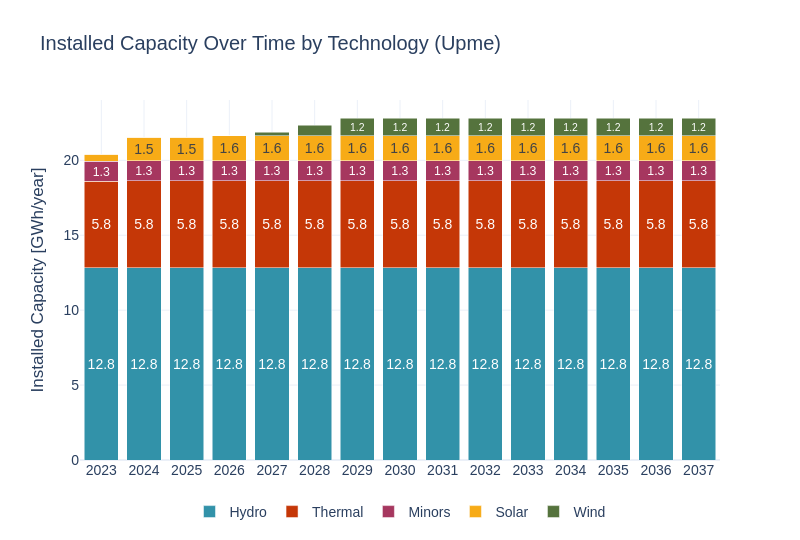

The cell this chart's notebook holds for it:
### Code cell
cap_inst_upme = pd.read_csv('../../../data/UPME/scenarios/0_upme.csv')
all_techs  = cap_inst_upme["gen_tech"].unique()

full_index = pd.MultiIndex.from_product([range(years[0], years[1] + 1), all_techs], names=["year", "gen_tech"])
all_combinations = pd.DataFrame(index=full_index).reset_index()

cap_inst_upme = pd.merge(all_combinations, cap_inst_upme, on=["year", "gen_tech"], how="left")
cap_inst_upme["BuildGen"] = cap_inst_upme["BuildGen"].fillna(0)

cap_inst_upme["BuildGen"] = cap_inst_upme.groupby("gen_tech")["BuildGen"].cumsum()
cap_inst_upme["BuildGen"] = cap_inst_upme["BuildGen"] / 1000
sw.scenarios.dispatched_generation(cap_inst_upme, 'Installed Capacity', 'GWh', 'year', 'BuildGen', 'gen_tech', scenario_name, 'Upme', 1)
#cap_inst_upme.to_csv('./11_upme.csv')

### Figure 1 — Plotly figure (JSON) as saved in the notebook; plotly's stock layout.template omitted (floating-point values rounded to 4 significant figures)
{"data": [{"alignmentgroup": "True", "hovertemplate": "gen_tech=Hydro<br>Year=%{x}<br>Dispatched Generation (MW)=%{y}<br>text=%{text}<extra></extra>", "insidetextanchor": "middle", "legendgroup": "Hydro", "marker": {"color": "#3292A9", "pattern": {"shape": ""}}, "name": "Hydro", "offsetgroup": "Hydro", "orientation": "v", "showlegend": true, "text": ["12.84", "12.84", "12.84", "12.84", "12.84", "12.84", "12.84", "12.84", "12.84", "12.84", "12.84", "12.84", "12.84", "12.84", "12.84"], "textangle": 0, "textposition": "inside", "texttemplate": "%{text:.1f}", "type": "bar", "x": [2023, 2024, 2025, 2026, 2027, 2028, 2029, 2030, 2031, 2032, 2033, 2034, 2035, 2036, 2037], "xaxis": "x", "y": [12.84, 12.84, 12.84, 12.84, 12.84, 12.84, 12.84, 12.84, 12.84, 12.84, 12.84, 12.84, 12.84, 12.84, 12.84], "yaxis": "y"}, {"alignmentgroup": "True", "hovertemplate": "gen_tech=Thermal<br>Year=%{x}<br>Dispatched Generation (MW)=%{y}<br>text=%{text}<extra></extra>", "insidetextanchor": "middle", "legendgroup": "Thermal", "marker": {"color": "#C53707", "pattern": {"shape": ""}}, "name": "Thermal", "offsetgroup": "Thermal", "orientation": "v", "showlegend": true, "text": ["5.76", "5.81", "5.81", "5.81", "5.81", "5.81", "5.81", "5.81", "5.81", "5.81", "5.81", "5.81", "5.81", "5.81", "5.81"], "textangle": 0, "textposition": "inside", "texttemplate": "%{text:.1f}", "type": "bar", "x": [2023, 2024, 2025, 2026, 2027, 2028, 2029, 2030, 2031, 2032, 2033, 2034, 2035, 2036, 2037], "xaxis": "x", "y": [5.764, 5.806, 5.806, 5.806, 5.806, 5.806, 5.806, 5.806, 5.806, 5.806, 5.806, 5.806, 5.806, 5.806, 5.806], "yaxis": "y"}, {"alignmentgroup": "True", "hovertemplate": "gen_tech=Minors<br>Year=%{x}<br>Dispatched Generation (MW)=%{y}<br>text=%{text}<extra></extra>", "insidetextanchor": "middle", "legendgroup": "Minors", "marker": {"color": "#A6375F", "pattern": {"shape": ""}}, "name": "Minors", "offsetgroup": "Minors", "orientation": "v", "showlegend": true, "text": ["1.34", "1.34", "1.34", "1.34", "1.34", "1.34", "1.34", "1.34", "1.34", "1.34", "1.34", "1.34", "1.34", "1.34", "1.34"], "textangle": 0, "textposition": "inside", "texttemplate": "%{text:.1f}", "type": "bar", "x": [2023, 2024, 2025, 2026, 2027, 2028, 2029, 2030, 2031, 2032, 2033, 2034, 2035, 2036, 2037], "xaxis": "x", "y": [1.341, 1.341, 1.341, 1.341, 1.341, 1.341, 1.341, 1.341, 1.341, 1.341, 1.341, 1.341, 1.341, 1.341, 1.341], "yaxis": "y"}, {"alignmentgroup": "True", "hovertemplate": "gen_tech=Solar<br>Year=%{x}<br>Dispatched Generation (MW)=%{y}<br>text=%{text}<extra></extra>", "insidetextanchor": "middle", "legendgroup": "Solar", "marker": {"color": "#F7AB17", "pattern": {"shape": ""}}, "name": "Solar", "offsetgroup": "Solar", "orientation": "v", "showlegend": true, "text": ["", "1.54", "1.54", "1.64", "1.64", "1.64", "1.64", "1.64", "1.64", "1.64", "1.64", "1.64", "1.64", "1.64", "1.64"], "textangle": 0, "textposition": "inside", "texttemplate": "%{text:.1f}", "type": "bar", "x": [2023, 2024, 2025, 2026, 2027, 2028, 2029, 2030, 2031, 2032, 2033, 2034, 2035, 2036, 2037], "xaxis": "x", "y": [0.454, 1.542, 1.542, 1.641, 1.641, 1.641, 1.641, 1.641, 1.641, 1.641, 1.641, 1.641, 1.641, 1.641, 1.641], "yaxis": "y"}, {"alignmentgroup": "True", "hovertemplate": "gen_tech=Wind<br>Year=%{x}<br>Dispatched Generation (MW)=%{y}<br>text=%{text}<extra></extra>", "insidetextanchor": "middle", "legendgroup": "Wind", "marker": {"color": "#55733D", "pattern": {"shape": ""}}, "name": "Wind", "offsetgroup": "Wind", "orientation": "v", "showlegend": true, "text": ["", "", "", "", "", "", "1.20", "1.20", "1.20", "1.20", "1.20", "1.20", "1.20", "1.20", "1.20"], "textangle": 0, "textposition": "inside", "texttemplate": "%{text:.1f}", "type": "bar", "x": [2023, 2024, 2025, 2026, 2027, 2028, 2029, 2030, 2031, 2032, 2033, 2034, 2035, 2036, 2037], "xaxis": "x", "y": [0, 0, 0, 0, 0.255, 0.705, 1.197, 1.197, 1.197, 1.197, 1.197, 1.197, 1.197, 1.197, 1.197], "yaxis": "y"}], "layout": {"barmode": "stack", "font": {"family": "Arial", "size": 14}, "height": 540, "legend": {"orientation": "h", "title": {}, "tracegroupgap": 0, "x": 0.5, "xanchor": "center", "y": -0.1}, "title": {"text": "Installed Capacity Over Time by Technology (Upme)"}, "width": 800, "xaxis": {"anchor": "y", "domain": [0, 1], "showgrid": true, "tickangle": 0, "tickfont": {"family": "Arial", "size": 14}, "tickvals": [2023, 2024, 2025, 2026, 2027, 2028, 2029, 2030, 2031, 2032, 2033, 2034, 2035, 2036, 2037], "title": {"text": ""}}, "yaxis": {"anchor": "x", "domain": [0, 1], "title": {"text": "Installed Capacity [GWh/year]"}}}}
